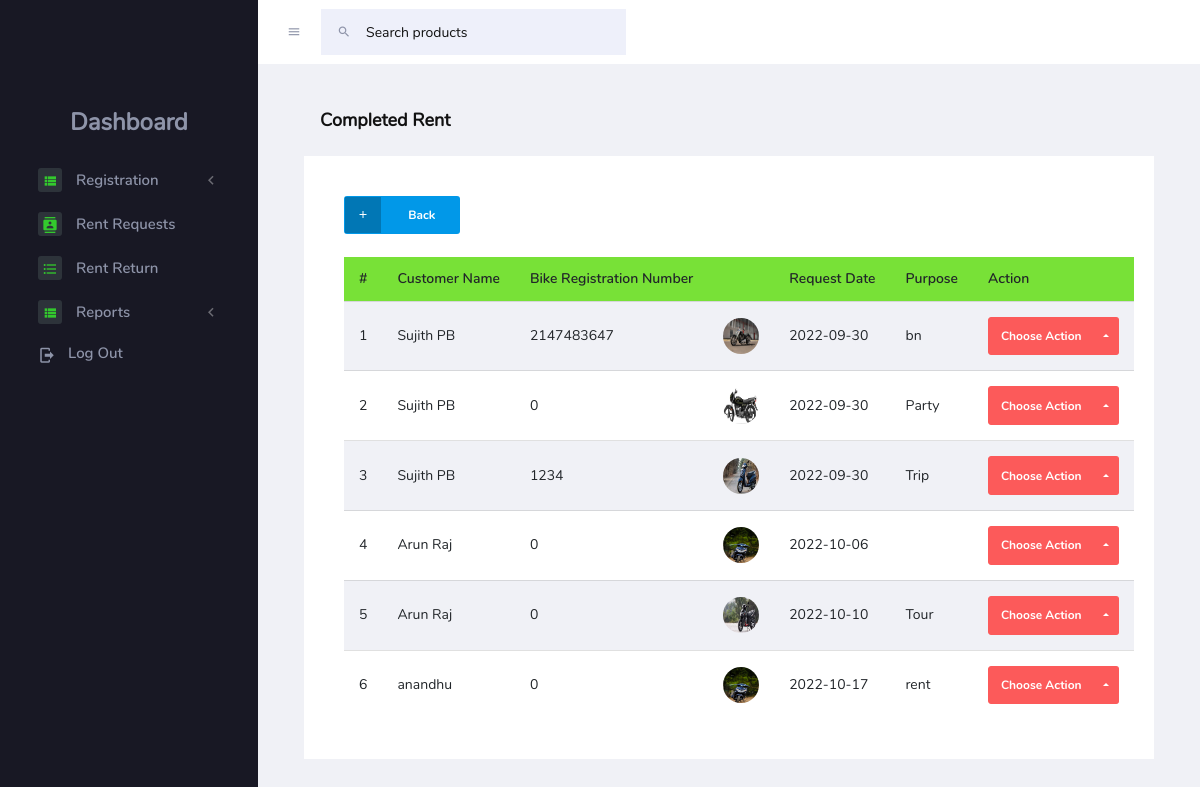
The page /Admin/completedrentview.php on the database its author committed.
### tables this page shows
CREATE TABLE IF NOT EXISTS `tblbikelancerent` (
  `rent_id` int(11) NOT NULL AUTO_INCREMENT,
  `request_id` int(11) NOT NULL,
  `bike_id` int(11) NOT NULL,
  `bike_registrationnumber` int(11) NOT NULL,
  `bike_currentkm` int(11) NOT NULL,
  `bike_rentdate` date NOT NULL,
  `advanceamount` int(11) NOT NULL,
  `bike_renttodate` date NOT NULL,
  `rentstatus` varchar(255) NOT NULL,
  `rentreturndate` date NOT NULL,
  `rentamount` int(11) NOT NULL,
  PRIMARY KEY (`rent_id`)
);

CREATE TABLE IF NOT EXISTS `tblbikelancecustomer` (
  `customer_id` int(11) NOT NULL AUTO_INCREMENT,
  `customer_name` varchar(50) NOT NULL,
  `customer_address` varchar(20) NOT NULL,
  `customer_email` varchar(30) NOT NULL,
  `customer_gender` varchar(10) NOT NULL,
  `customer_phonenumber` bigint(20) NOT NULL,
  `customer_licencenumber` varchar(20) NOT NULL,
  `customer_aadharnumber` bigint(11) NOT NULL,
  `customer_password` varchar(20) NOT NULL,
  PRIMARY KEY (`customer_id`)
);

CREATE TABLE IF NOT EXISTS `tblbikelancebikemodel` (
  `model_id` int(11) NOT NULL AUTO_INCREMENT,
  `bike_modelname` varchar(20) NOT NULL,
  `type_id` int(11) NOT NULL,
  `company_id` int(11) NOT NULL,
  `bike_modelcc` varchar(10) NOT NULL,
  `bike_modelimages` varchar(50) NOT NULL,
  `bike_rentamount` int(11) NOT NULL,
  PRIMARY KEY (`model_id`)
);

CREATE TABLE IF NOT EXISTS `tblbikelancerequest` (
  `request_id` int(11) NOT NULL AUTO_INCREMENT,
  `bike_requestdate` date NOT NULL,
  `customer_id` int(11) NOT NULL,
  `bike_requestfromdate` date NOT NULL,
  `bike_requesttodate` date NOT NULL,
  `bike_status` varchar(20) NOT NULL,
  `bike_purpose` varchar(50) NOT NULL,
  `bike_id` int(11) NOT NULL,
  `rentamount` int(11) NOT NULL,
  PRIMARY KEY (`request_id`)
);

### Admin/completedrentview.php (the view, shortened to what this page needs)
<?php
  include("Header.php");
  ?>
        <div class="main-panel">
          <div class="content-wrapper">
            <div class="page-header">
              <h3 class="page-title"> Completed Rent</h3>
            </div>
            <div class="row">
              <div class="col-lg-12 grid-margin stretch-card">
                <div class="card">
                  <div class="card-body">
                  <a href="rentreturn.php">
                  <button type="submit" style="margin-bottom: 3%;" class="btn btn-social-icon-text btn-linkedin">
                        <i class="mdi mdi-plus" ></i>
                        Back
                    </button>
                </a>
                  <br>
                    <table class="table table-striped">
                        <thead style="background-color: #78e137">
                            <tr>
                                <th>#</th>
                                <th>Customer Name</th>
                                <th>Bike Registration Number</th>
                                <th></th>
                                <th>Request Date</th>
                                <th>Purpose</th>
                                <th>Action</th>
                            </tr>
                        </thead>
 <tbody>
        <?php
           include("companyconfig.php");
           $s=1;
           $sql=mysqli_query($con,"SELECT * FROM `tblbikelancerent` re
           inner join `tblbikelancerequest` r on r.`request_id`=re.`request_id`
           inner join `tblbikelancecustomer` c on r.`customer_id`=c.`customer_id`
           inner join `tblbikelancebikemodel` m on r.`bike_id`=m.`model_id`
           where re.rentstatus='Rent Completed'");
           while($display=mysqli_fetch_array($sql))
           {
        ?>
        <tr>
            <td><?php echo $s++ ?></td>
            <td><?php echo $display["customer_name"] ?></td>
            <td><?php echo $display["bike_registrationnumber"] ?></td>
            <td><img src="./assets/images/<?php echo $display["bike_modelimages"]?>"  width="200" height="200"></td>
            <td><?php echo $display["bike_requestdate"] ?></td>
            <td><?php echo $display["bike_purpose"] ?></td>
            <td>
                          <div class="btn-group dropup">
                        <button type="button" class="btn btn-danger">Choose Action</button>
                        <button type="button" class="btn btn-danger dropdown-toggle dropdown-toggle-split" id="dropupMenuSplitButton2" data-toggle="dropdown" aria-haspopup="true" aria-expanded="false">
                        </button>
                      </div>
                             </td>
        </tr>
        <?php
           }
        ?>
            </tbody>
        </table>
          </div>
            </div>
            </div>
            </div>
  <?php
  include("Footer.php");
  ?>

### Admin/Header.php (shortened to what this page needs)
<!DOCTYPE html>
<html lang="en">
  <head>
    <link rel="stylesheet" href="assets/vendors/mdi/css/materialdesignicons.min.css">
    <link rel="stylesheet" href="assets/vendors/flag-icon-css/css/flag-icon.min.css">
    <link rel="stylesheet" href="assets/vendors/css/vendor.bundle.base.css">
    <link rel="stylesheet" href="assets/vendors/font-awesome/css/font-awesome.min.css" />
    <link rel="stylesheet" href="assets/vendors/bootstrap-datepicker/bootstrap-datepicker.min.css">
    <link rel="stylesheet" href="assets/css/style.css">
  </head>
  <body>
    <div class="container-scroller">
      <nav class="navbar default-layout-navbar col-lg-12 col-12 p-0 fixed-top d-flex flex-row">
        <div class="text-center navbar-brand-wrapper d-flex align-items-center justify-content-center">
        </div>
        <div class="navbar-menu-wrapper d-flex align-items-stretch">
          <button class="navbar-toggler navbar-toggler align-self-center" type="button" data-toggle="minimize">
            <span class="mdi mdi-menu"></span>
          </button>
          <div class="search-field d-none d-xl-block">
            <form class="d-flex align-items-center h-100" action="#">
              <div class="input-group">
                <div class="input-group-prepend bg-transparent">
                  <i class="input-group-text border-0 mdi mdi-magnify"></i>
                </div>
                <input type="text" class="form-control bg-transparent border-0" placeholder="Search products">
              </div>
            </form>
          </div>
        </div>
      </nav>
      <div class="container-fluid page-body-wrapper">
        <nav class="sidebar sidebar-offcanvas" id="sidebar">
          <ul class="nav">
            <li class="nav-item nav-category">
                <a class="nav-link" href="Index.php">
                <span class="menu-title"><h2>Dashboard</h2></span>
              </a>
            </li>
            <li class="nav-item">
              <a class="nav-link" data-toggle="collapse" href="#reg" aria-expanded="false" aria-controls="reg">
                <span class="icon-bg"><i class="mdi mdi-view-list menu-icon"></i></span>
                <span class="menu-title">Registration</span>
                <i class="menu-arrow"></i>
              </a>
            </li>
            <li class="nav-item">
              <a class="nav-link" href="rentrequestview.php">
                <span class="icon-bg"><i class="mdi mdi-contacts menu-icon"></i></span>
                <span class="menu-title">Rent Requests</span>
              </a>
            </li>
            <li class="nav-item">
              <a class="nav-link" href="rentreturn.php">
                <span class="icon-bg"><i class="mdi mdi-format-list-bulleted menu-icon"></i></span>
                <span class="menu-title">Rent Return</span>
              </a>
            </li>
             <li class="nav-item">
              <a class="nav-link" data-toggle="collapse" href="#report" aria-expanded="false" aria-controls="report">
                <span class="icon-bg"><i class="mdi mdi-view-list menu-icon"></i></span>
                <span class="menu-title">Reports</span>
                <i class="menu-arrow"></i>
              </a>
            </li>
            <li class="nav-item sidebar-user-actions">
              <div class="sidebar-user-menu">
                <a href="../Guest/" class="nav-link"><i class="mdi mdi-logout menu-icon"></i>
                  <span class="menu-title">Log Out</span></a>
              </div>
            </li>
          </ul>
        </nav>

### Admin/Footer.php (shortened to what this page needs)
        </div>
      </div>
    </div>
  </body>
</html>

### rows shown on the page
tblbikelancerent: tblbikelancecustomer.customer_name "Sujith PB", bike_registrationnumber "2147483647", tblbikelancebikemodel.bike_modelimages (picture), request.bike_requestdate "2022-09-30", request.bike_purpose "bn"
tblbikelancerent: tblbikelancecustomer.customer_name "Sujith PB", bike_registrationnumber "0", tblbikelancebikemodel.bike_modelimages (picture), request.bike_requestdate "2022-09-30", request.bike_purpose "Party"
tblbikelancerent: tblbikelancecustomer.customer_name "Sujith PB", bike_registrationnumber "1234", tblbikelancebikemodel.bike_modelimages (picture), request.bike_requestdate "2022-09-30", request.bike_purpose "Trip"
tblbikelancerent: tblbikelancecustomer.customer_name "Arun Raj", bike_registrationnumber "0", tblbikelancebikemodel.bike_modelimages (picture), request.bike_requestdate "2022-10-06"
tblbikelancerent: tblbikelancecustomer.customer_name "Arun Raj", bike_registrationnumber "0", tblbikelancebikemodel.bike_modelimages (picture), request.bike_requestdate "2022-10-10", request.bike_purpose "Tour"
tblbikelancerent: tblbikelancecustomer.customer_name "anandhu", bike_registrationnumber "0", tblbikelancebikemodel.bike_modelimages (picture), request.bike_requestdate "2022-10-17", request.bike_purpose "rent"
